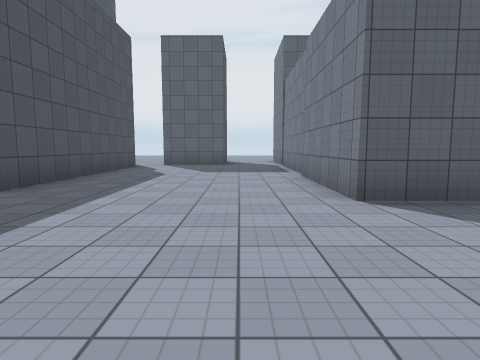
View 1 (above)

24 first-person views from a walk through a 3-D level made in the Unity game engine. The camera is 1.3 m above the floor, tilts 6° down and sees 75° across. The floor is counted in squares, 2 m on a side. Each view is taken from the middle of a square. On the plan, view 1 faces up. The plan holds only what a view shows up to about 10 squares ahead; the rest is blank. The place goes on beyond the plan. Some animated figures are left out. Surface patterns are stand-ins for the level's own textures.

View 2
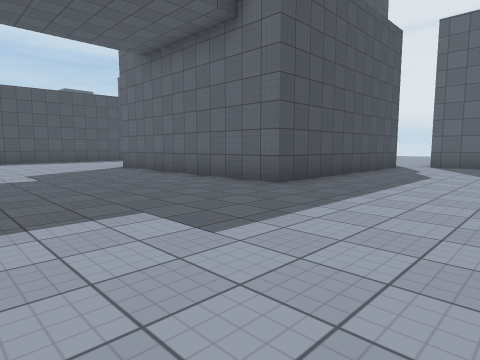

View 3
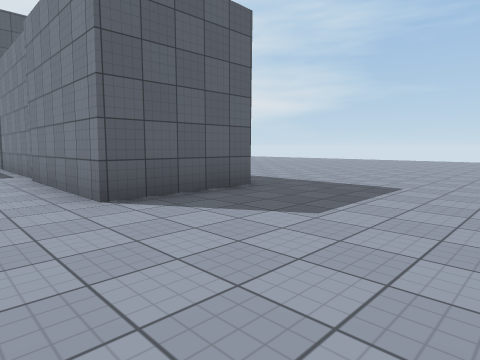

View 4
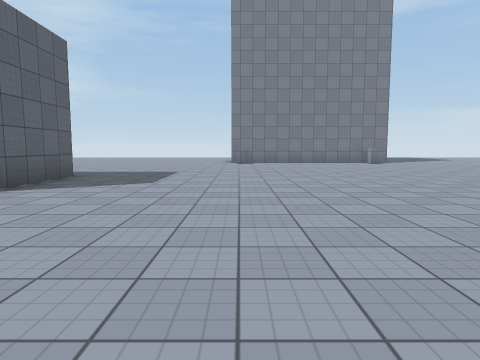

View 5
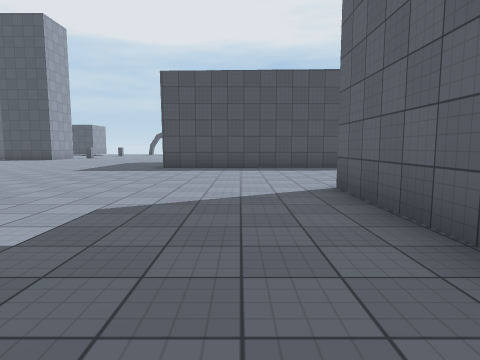

View 6
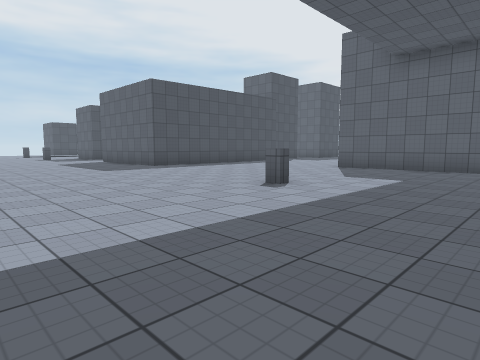

View 7
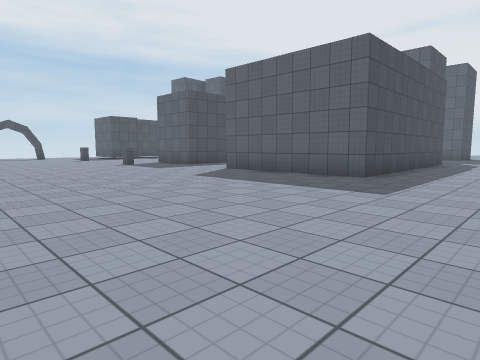

View 8
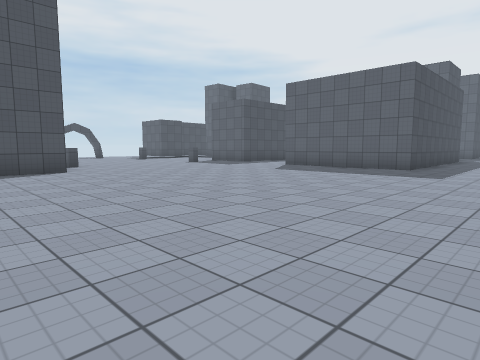

View 9
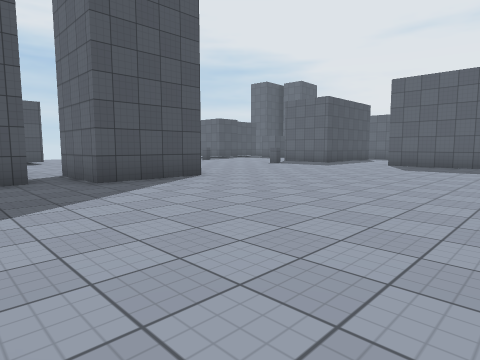

View 10
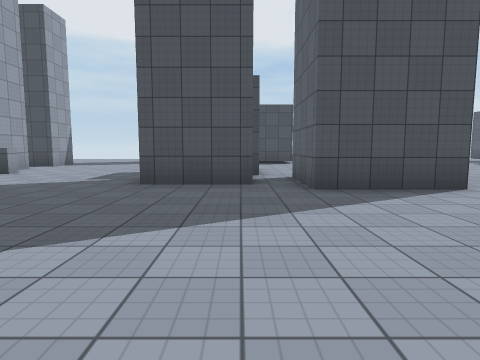

View 11
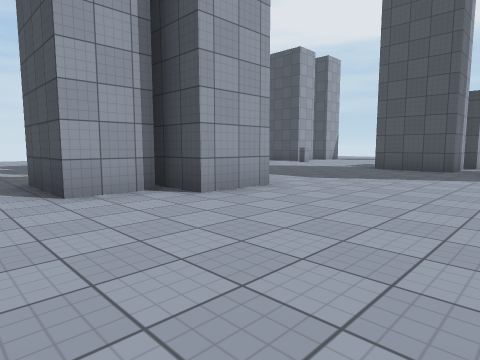

View 12
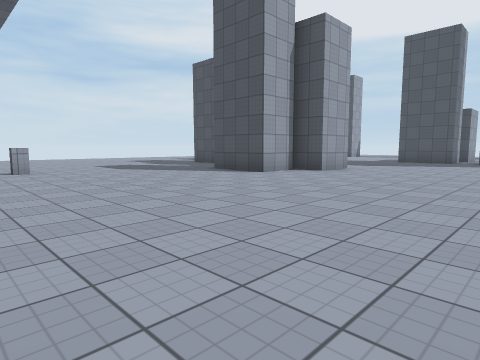

View 13
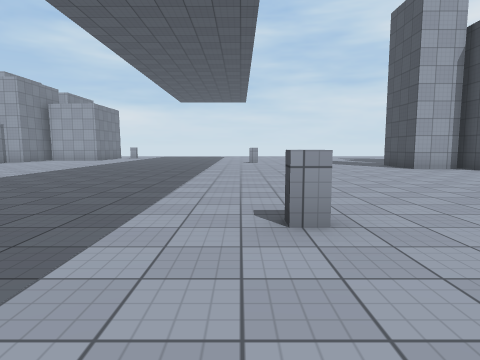

View 14
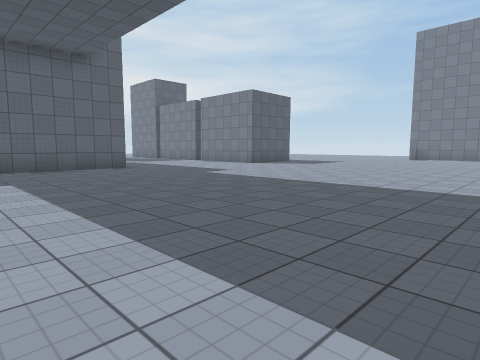

View 15
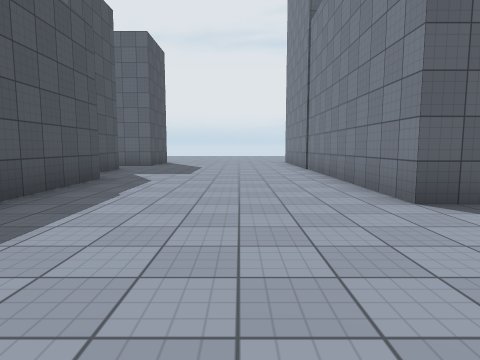

View 16
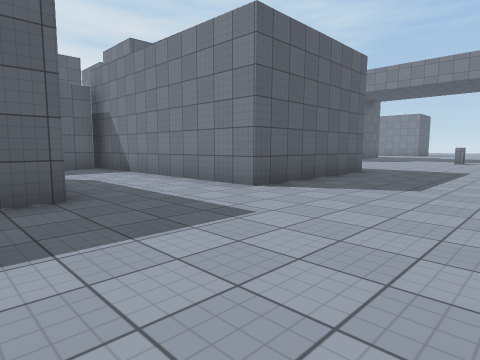

View 17
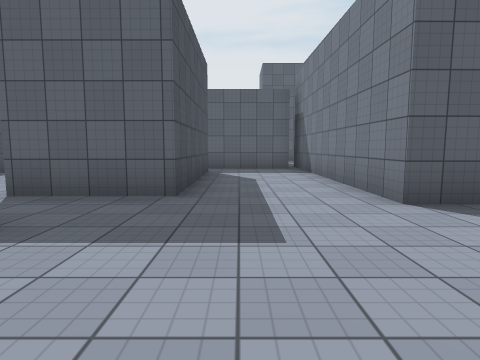

View 18
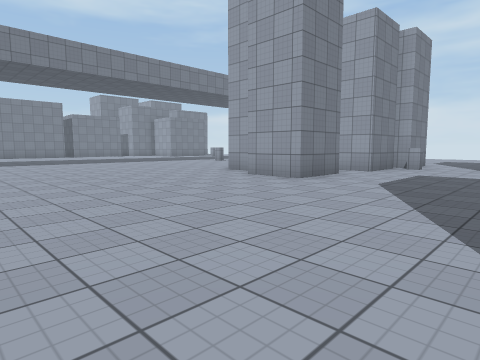

View 19
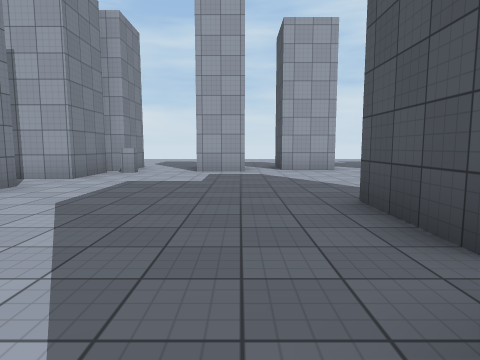

View 20
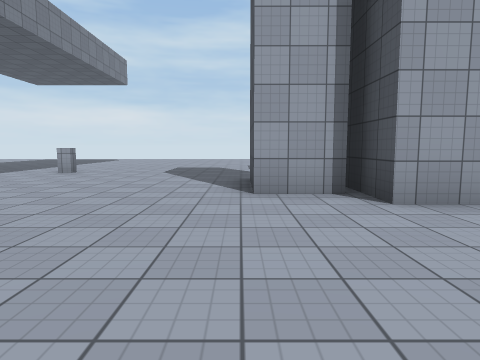

View 21
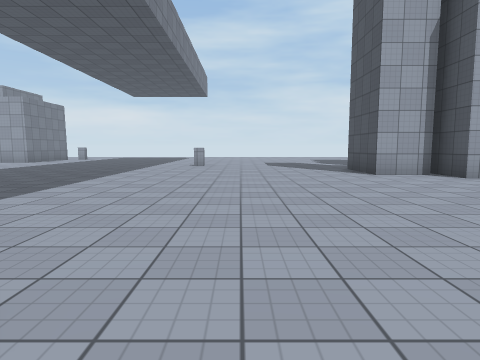

View 22
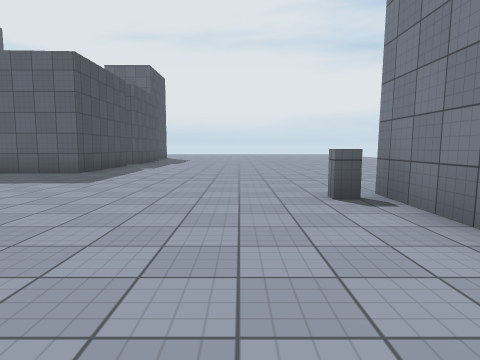

View 23
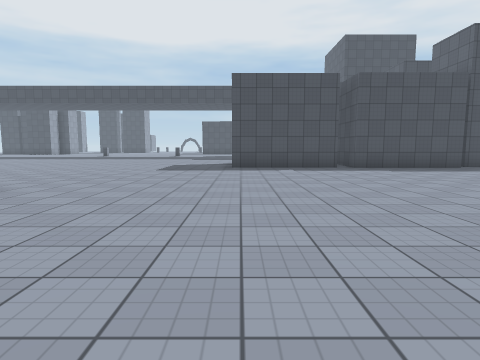

View 24
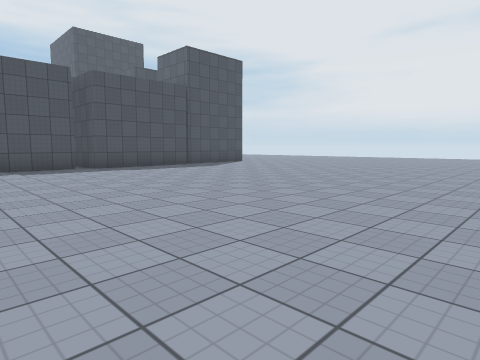

### Floor plan
Points are (right, up) in squares from view 1. A wall is a line through its corners. A room is listed if a view was taken in it or the views show most of it. See-through windows are left out.
Room 1 (views 1, 2, 3, 4, 5, 6, 7, 8, 9, 10, 11, 12, 13, 14, 15, 16, 17, 18, 19, 20, 21, 22, 23, 24)
walls: (1.4, 7.6) (1.4, 10.5); (9.9, -1.6) (9.9, 0.4); (4, 7.1) (4, 3.7) (1.4, 3.7) (1.4, 7.1); (9.6, -0.2) (9.1, -0.2); (-14.5, -12.3) (-13.2, -12.3) (-13.2, -14.4); (-3.5, 10.5) (-3.5, 4.6) (-10, 4.6) (-10, 10.5); (4, 10.5) (4, 7.7); (-16.3, -13.2) (-16.3, -11.5) (-14.7, -11.5) (-14.7, -13.1); (-14.9, 7.5) (-14.8, 0.6) (-19.1, 0.5) (-19.2, 7.4); (-20.8, -6.4) (-20.8, -8.8); (-16.6, -16.1) (-16.6, -14.4) (-15.4, -14.4); (-17.4, -16) (-16.9, -16); (-15.6, 10.4) (-15.6, 9); (-21.5, -9.8) (-21.5, -11.8); (-19.4, 6.6) (-22, 6.6); (-21.8, 5.4) (-21.8, 1.1) (-24.1, 1.1)
ways out: opening at (-23, -10.5); opening at (-22, -9)

Where each view was taken, in squares from view 1:
view 1: 0 up, 0 right, facing up
view 2: 0 up, 0 right, facing up-left
view 3: 0 up, 0 right, facing up-right
view 4: 0 up, 3 left, facing right
view 5: 3 up, 5 left, facing left
view 6: 5 down, 5 left, facing up-left
view 7: 6 down, 12 left, facing up-left
view 8: 9 down, 12 left, facing up-left
view 9: 11 down, 15 left, facing up-left
view 10: 10 down, 16 left, facing left
view 11: 8 down, 12 left, facing down-left
view 12: 7 down, 7 left, facing down-left
view 13: 3 down, 8 left, facing down
view 14: 5 down, 8 left, facing up-right
view 15: 1 up, 12 left, facing up
view 16: 3 down, 23 left, facing up-right
view 17: 3 down, 21 left, facing up
view 18: 6 down, 20 left, facing down-right
view 19: 8 down, 20 left, facing down
view 20: 8 down, 13 left, facing down
view 21: 5 down, 10 left, facing down
view 22: 4 down, 8 right, facing up
view 23: 4 up, 14 right, facing left
view 24: 4 up, 14 right, facing up-left
